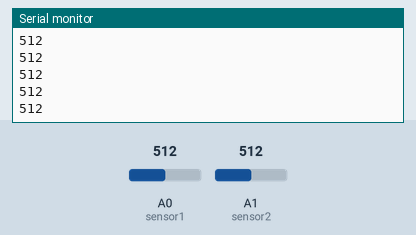
Bench run of a sketch on a simulated Arduino Uno, built with avr-gcc and run on an emulated ATmega328P. Parts: the last lines printed to the serial monitor. The inputs (shaded band) are chosen by the test bench; at power-on: A0 (sensor1) = 512, A1 (sensor2) = 512.

Above: at 1.2 s.
1.3 s: A0 (sensor1) set to 716
At 2.3 s:
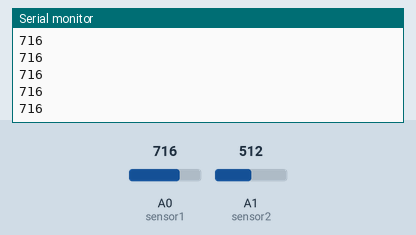
2.8 s: A0 (sensor1) set to 900
At 3.3 s:
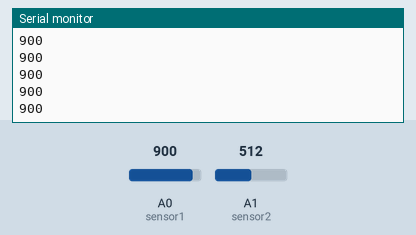
Timing chart, 0 to 5.8 s (numbered marks = the images above; inputs shaded):
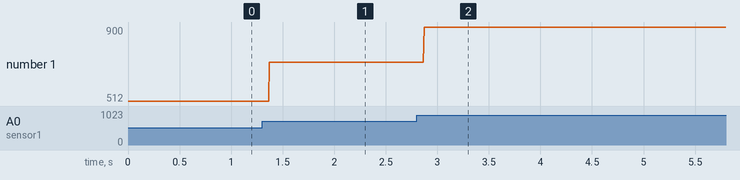

The sketch:

IR_sensor__test.ino
```cpp
int sensor1=A0;
int sensor2=A1;
//no object 1015
void setup() {
  // put your setup code here, to run once:
   pinMode(sensor1, INPUT);
   pinMode(sensor2, INPUT);

   Serial.begin(9600);

}

void loop() {
  // put your main code here, to run repeatedly:
  int value1;
  int value2;
  value1=analogRead(sensor1);
  value2=analogRead(sensor2);
  int df=value1-value2;
  Serial.println(value1);

}
```

Measured:
- after the input at 1.3 s, the serial monitor: prints a new line after 0.07 s (image 1)
- after the input at 2.8 s, the serial monitor: prints a new line after 0.07 s (image 2)
- plotted number 1: 512 → 716 after the input at 1.3 s, 716 → 900 after the input at 2.8 s
